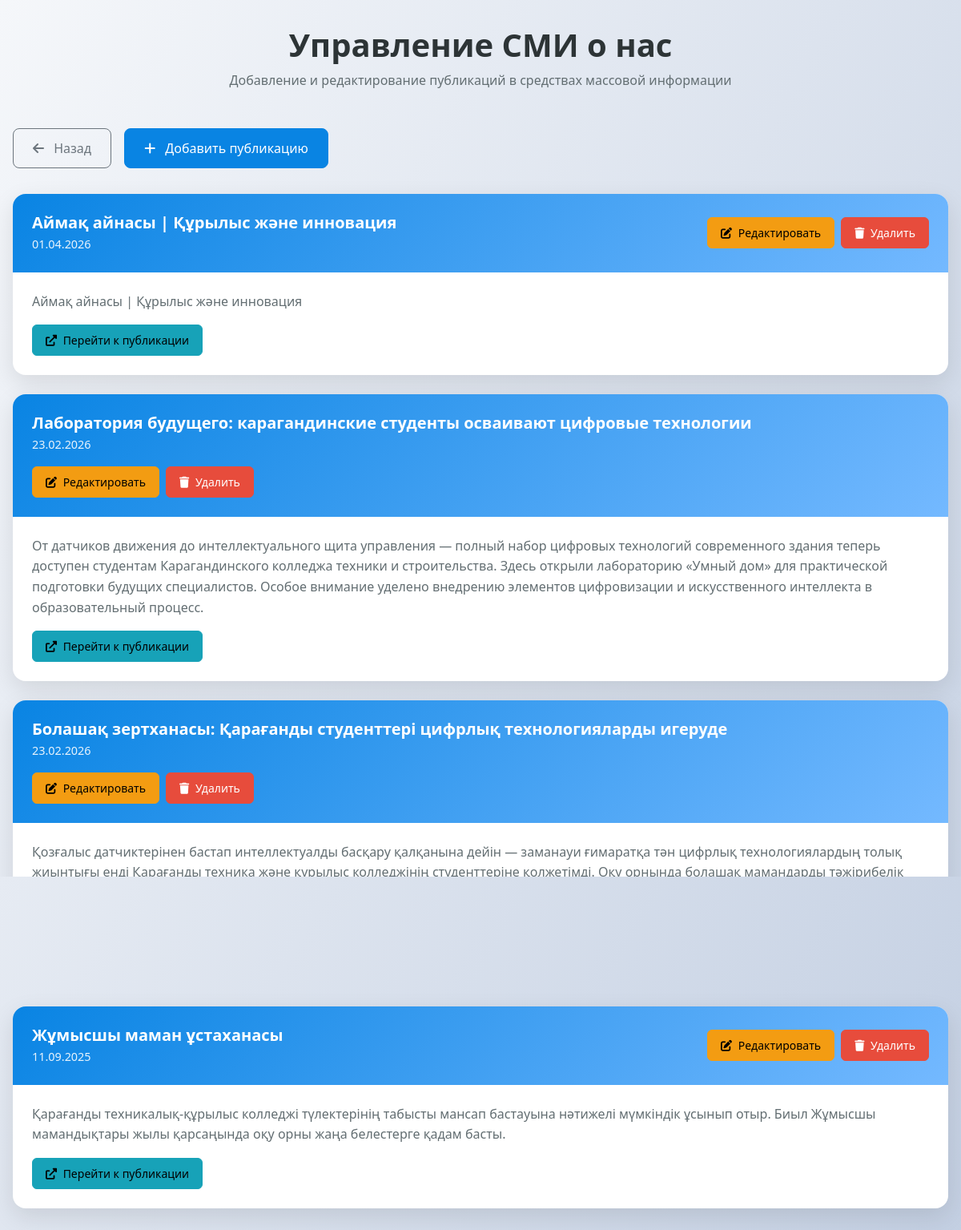
The app's page /admin/manage_media.php (signed in) with its own data.
### tables this page shows
CREATE TABLE `media_publications` (
  `id` int NOT NULL,
  `media_name` varchar(255) NOT NULL COMMENT 'Название СМИ',
  `media_type` enum('newspaper','tv','radio','online','magazine') DEFAULT 'newspaper' COMMENT 'Тип СМИ',
  `description` text NOT NULL COMMENT 'Описание публикации',
  `link` varchar(500) DEFAULT NULL COMMENT 'Ссылка на публикацию',
  `publication_date` date NOT NULL COMMENT 'Дата публикации',
  `created_at` timestamp NULL DEFAULT CURRENT_TIMESTAMP COMMENT 'Дата создания записи',
  `updated_at` timestamp NULL DEFAULT CURRENT_TIMESTAMP ON UPDATE CURRENT_TIMESTAMP COMMENT 'Дата обновления записи'
);

### admin/manage_media.php (the view, shortened to what this page needs)
<?php
include '../config.php';
$query = "SELECT * FROM media_publications ORDER BY publication_date DESC";
$result = mysqli_query($conn, $query);
?>
<!DOCTYPE html>
<html lang="ru">
<head>
    <link href="https://cdn.jsdelivr.net/npm/bootstrap@5.3.3/dist/css/bootstrap.min.css" rel="stylesheet">
    <link href="https://cdnjs.cloudflare.com/ajax/libs/font-awesome/6.0.0/css/all.min.css" rel="stylesheet">
</head>
<body>
    <div class="container">
        <div class="page-header">
            <h1 class="page-title">Управление СМИ о нас</h1>
            <p class="page-subtitle">Добавление и редактирование публикаций в средствах массовой информации</p>
        </div>
        <div class="action-buttons">
            <a href="index.php" class="btn btn-outline-secondary">
                <i class="fas fa-arrow-left me-2"></i>
                Назад
            </a>
            <a href="add_media.php" class="btn btn-primary">
                <i class="fas fa-plus me-2"></i>
                Добавить публикацию
            </a>
        </div>
        <?php if (mysqli_num_rows($result) > 0): ?>
            <?php while ($row = mysqli_fetch_assoc($result)): ?>
                <div class="media-card">
                    <div class="media-header">
                        <div class="media-info">
                            <h3><?= htmlspecialchars($row['media_name']) ?></h3>
                            <div class="media-date"><?= date('d.m.Y', strtotime($row['publication_date'])) ?></div>
                        </div>
                        <div class="media-actions">
                            <a href="edit_media.php?id=<?= $row['id'] ?>" class="btn btn-warning btn-sm">
                                <i class="fas fa-edit me-1"></i>
                                Редактировать
                            </a>
                            <a href="delete_media.php?id=<?= $row['id'] ?>" class="btn btn-danger btn-sm"
                               onclick="return confirm('Вы уверены, что хотите удалить эту публикацию?')">
                                <i class="fas fa-trash me-1"></i>
                                Удалить
                            </a>
                        </div>
                    </div>
                    <div class="media-body">
                        <div class="media-content">
                            <?= htmlspecialchars($row['description']) ?>
                        </div>
                        <?php if (!empty($row['link'])): ?>
                            <a href="<?= htmlspecialchars($row['link']) ?>" target="_blank" class="btn btn-info btn-sm">
                                <i class="fas fa-external-link-alt me-1"></i>
                                Перейти к публикации
                            </a>
                        <?php endif; ?>
                    </div>
                </div>
            <?php endwhile; ?>
        <?php endif; ?>
    </div>
</body>
</html>

### admin/manage_media.php (style rules this page uses)
body { margin: 0; background: linear-gradient(120deg, #f5f7fa, #c3cfe2); min-height: 100vh; font-family: 'Segoe UI', sans-serif; }
.container { max-width: 1200px; margin: auto; padding: 2rem 1rem; }
.page-header { text-align: center; margin-bottom: 3rem; }
.page-title { font-size: 2.5rem; font-weight: 600; color: #2d3436; margin-bottom: 0.5rem; }
.page-subtitle { font-size: 1rem; color: #636e72; }
.action-buttons { display: flex; gap: 1rem; margin-bottom: 2rem; flex-wrap: wrap; }
.btn-primary { background-color: #0984e3; border-color: #0984e3; border-radius: 8px; padding: 0.75rem 1.5rem; font-weight: 500; transition: all 0.3s ease; }
.btn-outline-secondary { border-radius: 8px; padding: 0.75rem 1.5rem; font-weight: 500; transition: all 0.3s ease; }
.media-card { background-color: #fff; border-radius: 16px; box-shadow: 0 10px 30px rgba(0, 0, 0, 0.1); margin-bottom: 1.5rem; overflow: hidden; transition: transform 0.3s ease, box-shadow 0.3s ease; }
.media-header { background: linear-gradient(135deg, #0984e3, #74b9ff); color: white; padding: 1.5rem; display: flex; justify-content: space-between; align-items: center; flex-wrap: wrap; gap: 1rem; }
.media-info h3 { font-size: 1.25rem; font-weight: 600; margin: 0; }
.media-date { opacity: 0.9; font-size: 0.9rem; margin-top: 0.25rem; }
.media-actions { display: flex; gap: 0.5rem; flex-wrap: wrap; }
.btn-sm { padding: 0.5rem 1rem; font-size: 0.875rem; border-radius: 6px; }
.btn-warning { background-color: #f39c12; border-color: #f39c12; }
.btn-danger { background-color: #e74c3c; border-color: #e74c3c; }
.btn-info { background-color: #17a2b8; border-color: #17a2b8; }
.media-body { padding: 1.5rem; }
.media-content { color: #636e72; line-height: 1.6; margin-bottom: 1rem; }
.media-card { animation: slideIn 0.5s ease-out; }
.media-card:nth-child(3) { animation-delay: 0.3s; }
.media-card:nth-child(4) { animation-delay: 0.4s; }
.media-card:nth-child(5) { animation-delay: 0.5s; }

### records on screen
media_publications: media_name "Аймақ айнасы | Құрылыс және инновация", publication_date "01.04.2026", description "Аймақ айнасы | Құрылыс және инновация"
media_publications: media_name "Лаборатория будущего: карагандинские студенты осваивают цифровые технологии", publication_date "23.02.2026", description "От датчиков движения до интеллектуального щита управления — полный набор цифровых технологий современного здания теперь доступен студентам Карагандинского колледжа техники и строительства. Здесь открыли лабораторию «Умный дом» для практической подготовки будущих специалистов. Особое внимание уделено внедрению элементов цифровизации и искусственного интеллекта в образовательный процесс."
media_publications: media_name "Болашақ зертханасы: Қарағанды студенттері цифрлық технологияларды игеруде", publication_date "23.02.2026", description "Қозғалыс датчиктерінен бастап интеллектуалды басқару қалқанына дейін — заманауи ғимаратқа тән цифрлық технологиялардың толық жиынтығы енді Қарағанды техника және құрылыс колледжінің студенттеріне қолжетімді. Оқу орнында болашақ мамандарды тәжірибелік даярлауға арналған «Ақылды үй» зертханасы ашылды. Білім беру үдерісінде цифрландыру мен жасанды интеллект элементтерін енгізуге басымдық берілген."
media_publications: media_name "Жұмысшы маман ұстаханасы", publication_date "11.09.2025", description "Қарағанды тех­никалық-құры­лыс колледжі түлек­терінің табыс­ты мансап бас­тауына нәти­желі мүмкіндік ұсынып отыр. Биыл Жұмысшы мамандықтары жылы қарсаңында оқу орны жаңа белестерге қадам басты."
